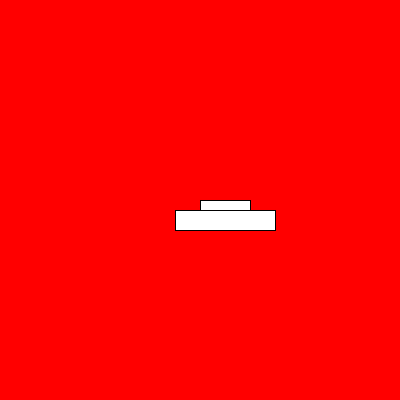
Frame 1 (no input)
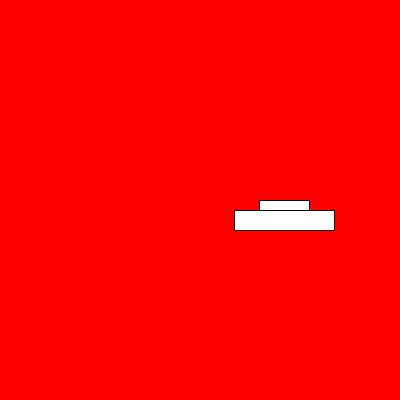
Frame 60 (the mouse pressed at the canvas centre just before this capture)
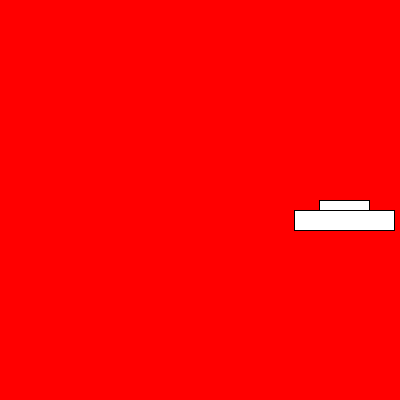
Frame 120 (the mouse held since frame 60 and released just before this capture)

The Processing sketch that drew these frames (run headless with seeded random() and noise(); from frame 60 on, the mouse is pressed at the canvas centre):

// Processing sketch: bus_movement
// ── bus_movement.pde
int x=200;
void setup(){
  size(400,400);
}

void draw(){
  background(255,0,0);
  rect(x,200,50,10);
  rect(x-25,210,100,20);
  x++;
}
